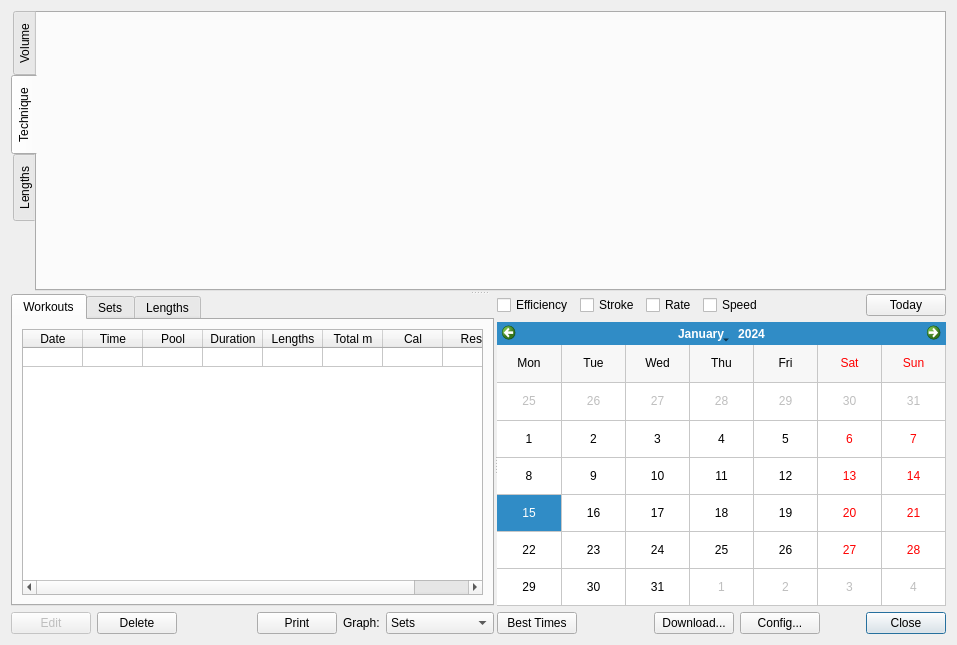
<?xml version="1.0" encoding="UTF-8"?>
<ui version="4.0">
 <class>Summary</class>
 <widget class="QDialog" name="Summary">
  <property name="geometry">
   <rect>
    <x>0</x>
    <y>0</y>
    <width>957</width>
    <height>645</height>
   </rect>
  </property>
  <property name="sizePolicy">
   <sizepolicy hsizetype="Preferred" vsizetype="Preferred">
    <horstretch>0</horstretch>
    <verstretch>0</verstretch>
   </sizepolicy>
  </property>
  <property name="minimumSize">
   <size>
    <width>957</width>
    <height>645</height>
   </size>
  </property>
  <property name="windowTitle">
   <string>PoolMate Viewer</string>
  </property>
  <property name="sizeGripEnabled">
   <bool>false</bool>
  </property>
  <layout class="QGridLayout" name="gridLayout_2">
   <item row="0" column="0">
    <widget class="QSplitter" name="main_splitter">
     <property name="sizePolicy">
      <sizepolicy hsizetype="Expanding" vsizetype="Expanding">
       <horstretch>0</horstretch>
       <verstretch>0</verstretch>
      </sizepolicy>
     </property>
     <property name="maximumSize">
      <size>
       <width>16777215</width>
       <height>16777215</height>
      </size>
     </property>
     <property name="frameShape">
      <enum>QFrame::NoFrame</enum>
     </property>
     <property name="frameShadow">
      <enum>QFrame::Sunken</enum>
     </property>
     <property name="lineWidth">
      <number>1</number>
     </property>
     <property name="orientation">
      <enum>Qt::Vertical</enum>
     </property>
     <property name="handleWidth">
      <number>3</number>
     </property>
     <widget class="QTabWidget" name="tabs">
      <property name="minimumSize">
       <size>
        <width>0</width>
        <height>280</height>
       </size>
      </property>
      <property name="tabPosition">
       <enum>QTabWidget::West</enum>
      </property>
      <property name="currentIndex">
       <number>1</number>
      </property>
      <widget class="QWidget" name="volume">
       <attribute name="title">
        <string>Volume</string>
       </attribute>
       <layout class="QHBoxLayout" name="horizontalLayout_2">
        <item>
         <widget class="GraphWidget" name="volumeWidget" native="true"/>
        </item>
       </layout>
      </widget>
      <widget class="QWidget" name="technique">
       <attribute name="title">
        <string>Technique</string>
       </attribute>
       <layout class="QHBoxLayout" name="horizontalLayout">
        <item>
         <widget class="GraphWidget" name="graphWidget" native="true"/>
        </item>
       </layout>
      </widget>
      <widget class="QWidget" name="lengths">
       <attribute name="title">
        <string>Lengths</string>
       </attribute>
       <layout class="QHBoxLayout" name="horizontalLayout_4">
        <item>
         <widget class="GraphWidget" name="lengthWidget" native="true"/>
        </item>
       </layout>
      </widget>
     </widget>
     <widget class="QSplitter" name="lower_splitter">
      <property name="maximumSize">
       <size>
        <width>16777215</width>
        <height>16777215</height>
       </size>
      </property>
      <property name="orientation">
       <enum>Qt::Horizontal</enum>
      </property>
      <property name="handleWidth">
       <number>3</number>
      </property>
      <widget class="QWidget" name="layoutWidget">
       <layout class="QVBoxLayout" name="verticalLayout">
        <item>
         <widget class="QTabWidget" name="tabWidget">
          <property name="currentIndex">
           <number>0</number>
          </property>
          <widget class="QWidget" name="tab">
           <attribute name="title">
            <string>Workouts</string>
           </attribute>
           <layout class="QGridLayout" name="gridLayout_3">
            <item row="0" column="0">
             <widget class="QTableWidget" name="workoutGrid">
              <property name="alternatingRowColors">
               <bool>true</bool>
              </property>
              <property name="selectionMode">
               <enum>QAbstractItemView::ExtendedSelection</enum>
              </property>
              <property name="selectionBehavior">
               <enum>QAbstractItemView::SelectRows</enum>
              </property>
              <property name="rowCount">
               <number>1</number>
              </property>
              <property name="columnCount">
               <number>8</number>
              </property>
              <attribute name="horizontalHeaderDefaultSectionSize">
               <number>60</number>
              </attribute>
              <attribute name="horizontalHeaderMinimumSectionSize">
               <number>30</number>
              </attribute>
              <attribute name="verticalHeaderVisible">
               <bool>false</bool>
              </attribute>
              <attribute name="verticalHeaderDefaultSectionSize">
               <number>19</number>
              </attribute>
              <row/>
              <column>
               <property name="text">
                <string>Date</string>
               </property>
              </column>
              <column>
               <property name="text">
                <string>Time</string>
               </property>
              </column>
              <column>
               <property name="text">
                <string>Pool</string>
               </property>
              </column>
              <column>
               <property name="text">
                <string>Duration</string>
               </property>
              </column>
              <column>
               <property name="text">
                <string>Lengths</string>
               </property>
              </column>
              <column>
               <property name="text">
                <string>Total m</string>
               </property>
              </column>
              <column>
               <property name="text">
                <string>Cal</string>
               </property>
              </column>
              <column>
               <property name="text">
                <string>Rest</string>
               </property>
              </column>
              <item row="0" column="0">
               <property name="text">
                <string/>
               </property>
              </item>
              <item row="0" column="1">
               <property name="text">
                <string/>
               </property>
              </item>
              <item row="0" column="2">
               <property name="text">
                <string/>
               </property>
              </item>
              <item row="0" column="3">
               <property name="text">
                <string/>
               </property>
              </item>
              <item row="0" column="4">
               <property name="text">
                <string/>
               </property>
              </item>
              <item row="0" column="5">
               <property name="text">
                <string/>
               </property>
              </item>
              <item row="0" column="6">
               <property name="text">
                <string/>
               </property>
              </item>
              <item row="0" column="7">
               <property name="text">
                <string/>
               </property>
              </item>
             </widget>
            </item>
           </layout>
          </widget>
          <widget class="QWidget" name="tab_2">
           <attribute name="title">
            <string>Sets</string>
           </attribute>
           <layout class="QGridLayout" name="gridLayout_4">
            <item row="0" column="0">
             <widget class="QTableWidget" name="setGrid">
              <property name="alternatingRowColors">
               <bool>true</bool>
              </property>
              <property name="selectionBehavior">
               <enum>QAbstractItemView::SelectRows</enum>
              </property>
              <attribute name="horizontalHeaderDefaultSectionSize">
               <number>60</number>
              </attribute>
              <attribute name="horizontalHeaderMinimumSectionSize">
               <number>30</number>
              </attribute>
              <attribute name="verticalHeaderVisible">
               <bool>false</bool>
              </attribute>
              <attribute name="verticalHeaderDefaultSectionSize">
               <number>19</number>
              </attribute>
              <column>
               <property name="text">
                <string>Set</string>
               </property>
              </column>
              <column>
               <property name="text">
                <string>Duration</string>
               </property>
              </column>
              <column>
               <property name="text">
                <string>Lengths</string>
               </property>
              </column>
              <column>
               <property name="text">
                <string>Dist</string>
               </property>
              </column>
              <column>
               <property name="text">
                <string>Strokes</string>
               </property>
              </column>
              <column>
               <property name="text">
                <string>Speed</string>
               </property>
              </column>
              <column>
               <property name="text">
                <string>Effic</string>
               </property>
              </column>
              <column>
               <property name="text">
                <string>Rate</string>
               </property>
              </column>
              <column>
               <property name="text">
                <string>Stroke</string>
               </property>
              </column>
             </widget>
            </item>
           </layout>
          </widget>
          <widget class="QWidget" name="tab_3">
           <attribute name="title">
            <string>Lengths</string>
           </attribute>
           <layout class="QGridLayout" name="gridLayout_5">
            <item row="0" column="0">
             <widget class="QTableWidget" name="lengthGrid">
              <property name="alternatingRowColors">
               <bool>true</bool>
              </property>
              <property name="selectionBehavior">
               <enum>QAbstractItemView::SelectRows</enum>
              </property>
              <attribute name="horizontalHeaderDefaultSectionSize">
               <number>60</number>
              </attribute>
              <attribute name="horizontalHeaderMinimumSectionSize">
               <number>30</number>
              </attribute>
              <attribute name="verticalHeaderVisible">
               <bool>false</bool>
              </attribute>
              <attribute name="verticalHeaderDefaultSectionSize">
               <number>19</number>
              </attribute>
              <column>
               <property name="text">
                <string>Length</string>
               </property>
              </column>
              <column>
               <property name="text">
                <string>Time</string>
               </property>
              </column>
              <column>
               <property name="text">
                <string>Strokes</string>
               </property>
              </column>
              <column>
               <property name="text">
                <string>Style</string>
               </property>
              </column>
             </widget>
            </item>
           </layout>
          </widget>
         </widget>
        </item>
        <item>
         <layout class="QHBoxLayout" name="buttonLayout2">
          <item>
           <widget class="QPushButton" name="editButton">
            <property name="enabled">
             <bool>false</bool>
            </property>
            <property name="text">
             <string>Edit</string>
            </property>
           </widget>
          </item>
          <item>
           <widget class="QPushButton" name="deleteButton">
            <property name="enabled">
             <bool>true</bool>
            </property>
            <property name="text">
             <string>Delete</string>
            </property>
           </widget>
          </item>
          <item>
           <spacer name="horizontalSpacer_2">
            <property name="orientation">
             <enum>Qt::Horizontal</enum>
            </property>
            <property name="sizeType">
             <enum>QSizePolicy::MinimumExpanding</enum>
            </property>
            <property name="sizeHint" stdset="0">
             <size>
              <width>40</width>
              <height>20</height>
             </size>
            </property>
           </spacer>
          </item>
          <item>
           <widget class="QPushButton" name="printButton">
            <property name="text">
             <string>Print</string>
            </property>
           </widget>
          </item>
          <item>
           <widget class="QLabel" name="label">
            <property name="text">
             <string>Graph:</string>
            </property>
           </widget>
          </item>
          <item>
           <widget class="QComboBox" name="viewCombo">
            <item>
             <property name="text">
              <string>Sets</string>
             </property>
            </item>
            <item>
             <property name="text">
              <string>One week</string>
             </property>
            </item>
            <item>
             <property name="text">
              <string>One month</string>
             </property>
            </item>
            <item>
             <property name="text">
              <string>Year by week</string>
             </property>
            </item>
            <item>
             <property name="text">
              <string>Year by month</string>
             </property>
            </item>
           </widget>
          </item>
         </layout>
        </item>
       </layout>
      </widget>
      <widget class="QWidget" name="layoutWidget">
       <layout class="QVBoxLayout" name="calendarLayout">
        <item>
         <layout class="QHBoxLayout" name="stroke_buttons">
          <item>
           <widget class="QCheckBox" name="efficCheck">
            <property name="toolTip">
             <string>&lt;html&gt;&lt;head/&gt;&lt;body&gt;&lt;p&gt;SWOLF efficiency score&lt;/p&gt;&lt;/body&gt;&lt;/html&gt;</string>
            </property>
            <property name="text">
             <string>Efficiency</string>
            </property>
           </widget>
          </item>
          <item>
           <widget class="QCheckBox" name="strokeCheck">
            <property name="toolTip">
             <string>&lt;html&gt;&lt;head/&gt;&lt;body&gt;&lt;p&gt;Stroke length&lt;/p&gt;&lt;/body&gt;&lt;/html&gt;</string>
            </property>
            <property name="text">
             <string>Stroke</string>
            </property>
           </widget>
          </item>
          <item>
           <widget class="QCheckBox" name="rateCheck">
            <property name="toolTip">
             <string>&lt;html&gt;&lt;head/&gt;&lt;body&gt;&lt;p&gt;Stroke rate&lt;/p&gt;&lt;/body&gt;&lt;/html&gt;</string>
            </property>
            <property name="text">
             <string>Rate</string>
            </property>
           </widget>
          </item>
          <item>
           <widget class="QCheckBox" name="speedCheck">
            <property name="toolTip">
             <string>&lt;html&gt;&lt;head/&gt;&lt;body&gt;&lt;p&gt;Speed = Seconds per 100m&lt;/p&gt;&lt;/body&gt;&lt;/html&gt;</string>
            </property>
            <property name="text">
             <string>Speed</string>
            </property>
           </widget>
          </item>
          <item>
           <spacer name="horizontalSpacer_4">
            <property name="orientation">
             <enum>Qt::Horizontal</enum>
            </property>
            <property name="sizeHint" stdset="0">
             <size>
              <width>50</width>
              <height>20</height>
             </size>
            </property>
           </spacer>
          </item>
          <item>
           <widget class="QPushButton" name="todayButton">
            <property name="text">
             <string>Today</string>
            </property>
           </widget>
          </item>
         </layout>
        </item>
        <item>
         <widget class="CalendarWidget" name="calendarWidget">
          <property name="autoFillBackground">
           <bool>true</bool>
          </property>
          <property name="firstDayOfWeek">
           <enum>Qt::Monday</enum>
          </property>
          <property name="gridVisible">
           <bool>true</bool>
          </property>
          <property name="horizontalHeaderFormat">
           <enum>QCalendarWidget::ShortDayNames</enum>
          </property>
          <property name="verticalHeaderFormat">
           <enum>QCalendarWidget::NoVerticalHeader</enum>
          </property>
         </widget>
        </item>
        <item>
         <layout class="QHBoxLayout" name="control_buttons">
          <item>
           <widget class="QPushButton" name="bestTimesButton">
            <property name="text">
             <string>Best Times</string>
            </property>
           </widget>
          </item>
          <item>
           <spacer name="horizontalSpacer_3">
            <property name="orientation">
             <enum>Qt::Horizontal</enum>
            </property>
            <property name="sizeHint" stdset="0">
             <size>
              <width>40</width>
              <height>20</height>
             </size>
            </property>
           </spacer>
          </item>
          <item>
           <widget class="QPushButton" name="downloadButton">
            <property name="text">
             <string>Download...</string>
            </property>
           </widget>
          </item>
          <item>
           <widget class="QPushButton" name="configButton">
            <property name="enabled">
             <bool>true</bool>
            </property>
            <property name="text">
             <string>Config...</string>
            </property>
           </widget>
          </item>
          <item>
           <spacer name="horizontalSpacer">
            <property name="orientation">
             <enum>Qt::Horizontal</enum>
            </property>
            <property name="sizeType">
             <enum>QSizePolicy::Minimum</enum>
            </property>
            <property name="sizeHint" stdset="0">
             <size>
              <width>40</width>
              <height>20</height>
             </size>
            </property>
           </spacer>
          </item>
          <item>
           <widget class="QPushButton" name="closeButton">
            <property name="text">
             <string>Close</string>
            </property>
            <property name="default">
             <bool>true</bool>
            </property>
           </widget>
          </item>
         </layout>
        </item>
       </layout>
      </widget>
     </widget>
    </widget>
   </item>
  </layout>
 </widget>
 <customwidgets>
  <customwidget>
   <class>GraphWidget</class>
   <extends>QWidget</extends>
   <header location="global">graphwidget.h</header>
   <container>1</container>
  </customwidget>
  <customwidget>
   <class>CalendarWidget</class>
   <extends>QCalendarWidget</extends>
   <header location="global">calendar.h</header>
  </customwidget>
 </customwidgets>
 <resources/>
 <connections>
  <connection>
   <sender>todayButton</sender>
   <signal>clicked()</signal>
   <receiver>calendarWidget</receiver>
   <slot>showToday()</slot>
   <hints>
    <hint type="sourcelabel">
     <x>948</x>
     <y>320</y>
    </hint>
    <hint type="destinationlabel">
     <x>631</x>
     <y>409</y>
    </hint>
   </hints>
  </connection>
  <connection>
   <sender>viewCombo</sender>
   <signal>activated(int)</signal>
   <receiver>Summary</receiver>
   <slot>scaleChanged(int)</slot>
   <hints>
    <hint type="sourcelabel">
     <x>488</x>
     <y>635</y>
    </hint>
    <hint type="destinationlabel">
     <x>528</x>
     <y>544</y>
    </hint>
   </hints>
  </connection>
  <connection>
   <sender>calendarWidget</sender>
   <signal>clicked(QDate)</signal>
   <receiver>Summary</receiver>
   <slot>selectedDate(QDate)</slot>
   <hints>
    <hint type="sourcelabel">
     <x>713</x>
     <y>464</y>
    </hint>
    <hint type="destinationlabel">
     <x>680</x>
     <y>544</y>
    </hint>
   </hints>
  </connection>
  <connection>
   <sender>downloadButton</sender>
   <signal>clicked()</signal>
   <receiver>Summary</receiver>
   <slot>syncButton()</slot>
   <hints>
    <hint type="sourcelabel">
     <x>722</x>
     <y>636</y>
    </hint>
    <hint type="destinationlabel">
     <x>747</x>
     <y>544</y>
    </hint>
   </hints>
  </connection>
  <connection>
   <sender>editButton</sender>
   <signal>clicked()</signal>
   <receiver>Summary</receiver>
   <slot>editButton()</slot>
   <hints>
    <hint type="sourcelabel">
     <x>50</x>
     <y>636</y>
    </hint>
    <hint type="destinationlabel">
     <x>6</x>
     <y>376</y>
    </hint>
   </hints>
  </connection>
  <connection>
   <sender>deleteButton</sender>
   <signal>clicked()</signal>
   <receiver>Summary</receiver>
   <slot>deleteClick()</slot>
   <hints>
    <hint type="sourcelabel">
     <x>181</x>
     <y>636</y>
    </hint>
    <hint type="destinationlabel">
     <x>3</x>
     <y>418</y>
    </hint>
   </hints>
  </connection>
  <connection>
   <sender>configButton</sender>
   <signal>clicked()</signal>
   <receiver>Summary</receiver>
   <slot>configButton()</slot>
   <hints>
    <hint type="sourcelabel">
     <x>812</x>
     <y>636</y>
    </hint>
    <hint type="destinationlabel">
     <x>832</x>
     <y>544</y>
    </hint>
   </hints>
  </connection>
  <connection>
   <sender>closeButton</sender>
   <signal>clicked()</signal>
   <receiver>Summary</receiver>
   <slot>close()</slot>
   <hints>
    <hint type="sourcelabel">
     <x>948</x>
     <y>636</y>
    </hint>
    <hint type="destinationlabel">
     <x>942</x>
     <y>544</y>
    </hint>
   </hints>
  </connection>
  <connection>
   <sender>printButton</sender>
   <signal>clicked()</signal>
   <receiver>Summary</receiver>
   <slot>printButton()</slot>
   <hints>
    <hint type="sourcelabel">
     <x>330</x>
     <y>636</y>
    </hint>
    <hint type="destinationlabel">
     <x>377</x>
     <y>767</y>
    </hint>
   </hints>
  </connection>
  <connection>
   <sender>efficCheck</sender>
   <signal>clicked()</signal>
   <receiver>Summary</receiver>
   <slot>on_check_clicked()</slot>
   <hints>
    <hint type="sourcelabel">
     <x>560</x>
     <y>304</y>
    </hint>
    <hint type="destinationlabel">
     <x>511</x>
     <y>383</y>
    </hint>
   </hints>
  </connection>
  <connection>
   <sender>strokeCheck</sender>
   <signal>clicked()</signal>
   <receiver>Summary</receiver>
   <slot>on_check_clicked()</slot>
   <hints>
    <hint type="sourcelabel">
     <x>641</x>
     <y>304</y>
    </hint>
    <hint type="destinationlabel">
     <x>511</x>
     <y>383</y>
    </hint>
   </hints>
  </connection>
  <connection>
   <sender>rateCheck</sender>
   <signal>clicked()</signal>
   <receiver>Summary</receiver>
   <slot>on_check_clicked()</slot>
   <hints>
    <hint type="sourcelabel">
     <x>709</x>
     <y>304</y>
    </hint>
    <hint type="destinationlabel">
     <x>511</x>
     <y>383</y>
    </hint>
   </hints>
  </connection>
  <connection>
   <sender>speedCheck</sender>
   <signal>clicked()</signal>
   <receiver>Summary</receiver>
   <slot>on_check_clicked()</slot>
   <hints>
    <hint type="sourcelabel">
     <x>778</x>
     <y>304</y>
    </hint>
    <hint type="destinationlabel">
     <x>511</x>
     <y>383</y>
    </hint>
   </hints>
  </connection>
  <connection>
   <sender>workoutGrid</sender>
   <signal>itemSelectionChanged()</signal>
   <receiver>Summary</receiver>
   <slot>workoutSelected()</slot>
   <hints>
    <hint type="sourcelabel">
     <x>248</x>
     <y>458</y>
    </hint>
    <hint type="destinationlabel">
     <x>478</x>
     <y>322</y>
    </hint>
   </hints>
  </connection>
  <connection>
   <sender>setGrid</sender>
   <signal>itemSelectionChanged()</signal>
   <receiver>Summary</receiver>
   <slot>setSelected()</slot>
   <hints>
    <hint type="sourcelabel">
     <x>248</x>
     <y>458</y>
    </hint>
    <hint type="destinationlabel">
     <x>478</x>
     <y>322</y>
    </hint>
   </hints>
  </connection>
  <connection>
   <sender>bestTimesButton</sender>
   <signal>clicked()</signal>
   <receiver>Summary</receiver>
   <slot>bestTimesButton()</slot>
   <hints>
    <hint type="sourcelabel">
     <x>543</x>
     <y>619</y>
    </hint>
    <hint type="destinationlabel">
     <x>478</x>
     <y>322</y>
    </hint>
   </hints>
  </connection>
 </connections>
 <slots>
  <slot>selectedDate(QDate)</slot>
  <slot>selectedWorkout(int,int)</slot>
  <slot>startDate(QDate)</slot>
  <slot>endDate(QDate)</slot>
  <slot>syncButton()</slot>
  <slot>configButton()</slot>
  <slot>deleteClick()</slot>
  <slot>editButton()</slot>
  <slot>display()</slot>
  <slot>workoutSelected()</slot>
  <slot>scaleChanged(int)</slot>
  <slot>printButton()</slot>
  <slot>setSelected()</slot>
  <slot>on_check_clicked()</slot>
  <slot>bestTimesButton()</slot>
 </slots>
</ui>
